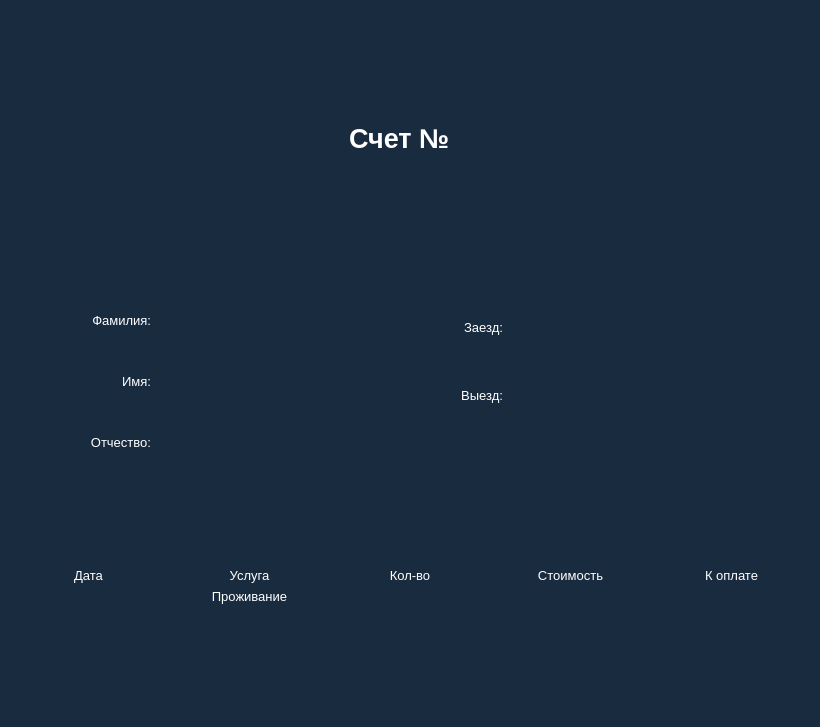
<?xml version="1.0" encoding="UTF-8"?>
<ui version="4.0">
 <class>bill</class>
 <widget class="QWidget" name="bill">
  <property name="geometry">
   <rect>
    <x>0</x>
    <y>0</y>
    <width>820</width>
    <height>727</height>
   </rect>
  </property>
  <property name="windowTitle">
   <string>Form</string>
  </property>
  <property name="styleSheet">
   <string notr="true">background-color: rgb(25,43,63)
</string>
  </property>
  <layout class="QVBoxLayout" name="verticalLayout_6">
   <item>
    <spacer name="verticalSpacer_2">
     <property name="orientation">
      <enum>Qt::Vertical</enum>
     </property>
     <property name="sizeHint" stdset="0">
      <size>
       <width>20</width>
       <height>40</height>
      </size>
     </property>
    </spacer>
   </item>
   <item>
    <layout class="QHBoxLayout" name="horizontalLayout">
     <item>
      <spacer name="horizontalSpacer">
       <property name="orientation">
        <enum>Qt::Horizontal</enum>
       </property>
       <property name="sizeHint" stdset="0">
        <size>
         <width>40</width>
         <height>20</height>
        </size>
       </property>
      </spacer>
     </item>
     <item>
      <widget class="QLabel" name="label_2">
       <property name="styleSheet">
        <string notr="true">font-size:20pt; font-weight:600; color:#ffffff</string>
       </property>
       <property name="text">
        <string>Счет №</string>
       </property>
      </widget>
     </item>
     <item>
      <widget class="QLabel" name="number">
       <property name="styleSheet">
        <string notr="true">font-size:20pt; font-weight:600; color:#ffffff</string>
       </property>
       <property name="text">
        <string/>
       </property>
      </widget>
     </item>
     <item>
      <spacer name="horizontalSpacer_2">
       <property name="orientation">
        <enum>Qt::Horizontal</enum>
       </property>
       <property name="sizeHint" stdset="0">
        <size>
         <width>40</width>
         <height>20</height>
        </size>
       </property>
      </spacer>
     </item>
    </layout>
   </item>
   <item>
    <spacer name="verticalSpacer_7">
     <property name="orientation">
      <enum>Qt::Vertical</enum>
     </property>
     <property name="sizeHint" stdset="0">
      <size>
       <width>20</width>
       <height>40</height>
      </size>
     </property>
    </spacer>
   </item>
   <item>
    <layout class="QHBoxLayout" name="horizontalLayout_2">
     <item>
      <spacer name="horizontalSpacer_3">
       <property name="orientation">
        <enum>Qt::Horizontal</enum>
       </property>
       <property name="sizeType">
        <enum>QSizePolicy::Fixed</enum>
       </property>
       <property name="sizeHint" stdset="0">
        <size>
         <width>40</width>
         <height>20</height>
        </size>
       </property>
      </spacer>
     </item>
     <item>
      <layout class="QGridLayout" name="gridLayout">
       <item row="3" column="0">
        <spacer name="verticalSpacer_9">
         <property name="orientation">
          <enum>Qt::Vertical</enum>
         </property>
         <property name="sizeHint" stdset="0">
          <size>
           <width>20</width>
           <height>40</height>
          </size>
         </property>
        </spacer>
       </item>
       <item row="6" column="1">
        <widget class="QLabel" name="middle_name">
         <property name="styleSheet">
          <string notr="true">font-size:10pt; font-weight:200; color:#ffffff</string>
         </property>
         <property name="text">
          <string/>
         </property>
        </widget>
       </item>
       <item row="0" column="0">
        <spacer name="verticalSpacer_8">
         <property name="orientation">
          <enum>Qt::Vertical</enum>
         </property>
         <property name="sizeHint" stdset="0">
          <size>
           <width>20</width>
           <height>40</height>
          </size>
         </property>
        </spacer>
       </item>
       <item row="5" column="0">
        <spacer name="verticalSpacer_10">
         <property name="orientation">
          <enum>Qt::Vertical</enum>
         </property>
         <property name="sizeHint" stdset="0">
          <size>
           <width>20</width>
           <height>40</height>
          </size>
         </property>
        </spacer>
       </item>
       <item row="6" column="0">
        <widget class="QLabel" name="label_8">
         <property name="maximumSize">
          <size>
           <width>100</width>
           <height>16777215</height>
          </size>
         </property>
         <property name="styleSheet">
          <string notr="true">font-size:10pt; font-weight:200; color:#ffffff</string>
         </property>
         <property name="text">
          <string>Отчество:</string>
         </property>
         <property name="alignment">
          <set>Qt::AlignRight|Qt::AlignTrailing|Qt::AlignVCenter</set>
         </property>
        </widget>
       </item>
       <item row="1" column="0">
        <widget class="QLabel" name="label_11">
         <property name="styleSheet">
          <string notr="true">font-size:10pt; font-weight:200; color:#ffffff</string>
         </property>
         <property name="text">
          <string>Фамилия:</string>
         </property>
         <property name="alignment">
          <set>Qt::AlignRight|Qt::AlignTrailing|Qt::AlignVCenter</set>
         </property>
        </widget>
       </item>
       <item row="4" column="0">
        <widget class="QLabel" name="label_4">
         <property name="styleSheet">
          <string notr="true">font-size:10pt; font-weight:200; color:#ffffff</string>
         </property>
         <property name="text">
          <string>Имя:</string>
         </property>
         <property name="alignment">
          <set>Qt::AlignRight|Qt::AlignTrailing|Qt::AlignVCenter</set>
         </property>
        </widget>
       </item>
       <item row="1" column="1">
        <widget class="QLabel" name="last_name">
         <property name="styleSheet">
          <string notr="true">font-size:10pt; font-weight:200; color:#ffffff</string>
         </property>
         <property name="text">
          <string/>
         </property>
        </widget>
       </item>
       <item row="4" column="1">
        <widget class="QLabel" name="first_name">
         <property name="styleSheet">
          <string notr="true">font-size:10pt; font-weight:200; color:#ffffff</string>
         </property>
         <property name="text">
          <string/>
         </property>
        </widget>
       </item>
      </layout>
     </item>
     <item>
      <layout class="QGridLayout" name="gridLayout_2">
       <item row="1" column="0">
        <widget class="QLabel" name="label_6">
         <property name="styleSheet">
          <string notr="true">font-size:10pt; font-weight:200; color:#ffffff</string>
         </property>
         <property name="text">
          <string>Заезд:</string>
         </property>
         <property name="alignment">
          <set>Qt::AlignRight|Qt::AlignTrailing|Qt::AlignVCenter</set>
         </property>
        </widget>
       </item>
       <item row="1" column="1">
        <widget class="QLabel" name="arrival">
         <property name="styleSheet">
          <string notr="true">font-size:10pt; font-weight:200; color:#ffffff</string>
         </property>
         <property name="text">
          <string/>
         </property>
        </widget>
       </item>
       <item row="4" column="0">
        <spacer name="verticalSpacer_4">
         <property name="orientation">
          <enum>Qt::Vertical</enum>
         </property>
         <property name="sizeHint" stdset="0">
          <size>
           <width>20</width>
           <height>40</height>
          </size>
         </property>
        </spacer>
       </item>
       <item row="3" column="0">
        <widget class="QLabel" name="label_7">
         <property name="maximumSize">
          <size>
           <width>90</width>
           <height>16777215</height>
          </size>
         </property>
         <property name="styleSheet">
          <string notr="true">font-size:10pt; font-weight:200; color:#ffffff</string>
         </property>
         <property name="text">
          <string>Выезд:</string>
         </property>
         <property name="alignment">
          <set>Qt::AlignRight|Qt::AlignTrailing|Qt::AlignVCenter</set>
         </property>
        </widget>
       </item>
       <item row="2" column="0">
        <spacer name="verticalSpacer_3">
         <property name="orientation">
          <enum>Qt::Vertical</enum>
         </property>
         <property name="sizeHint" stdset="0">
          <size>
           <width>20</width>
           <height>40</height>
          </size>
         </property>
        </spacer>
       </item>
       <item row="3" column="1">
        <widget class="QLabel" name="departure">
         <property name="styleSheet">
          <string notr="true">font-size:10pt; font-weight:200; color:#ffffff</string>
         </property>
         <property name="text">
          <string/>
         </property>
        </widget>
       </item>
       <item row="0" column="0">
        <spacer name="verticalSpacer">
         <property name="orientation">
          <enum>Qt::Vertical</enum>
         </property>
         <property name="sizeHint" stdset="0">
          <size>
           <width>20</width>
           <height>40</height>
          </size>
         </property>
        </spacer>
       </item>
      </layout>
     </item>
     <item>
      <spacer name="horizontalSpacer_4">
       <property name="orientation">
        <enum>Qt::Horizontal</enum>
       </property>
       <property name="sizeType">
        <enum>QSizePolicy::Fixed</enum>
       </property>
       <property name="sizeHint" stdset="0">
        <size>
         <width>40</width>
         <height>20</height>
        </size>
       </property>
      </spacer>
     </item>
    </layout>
   </item>
   <item>
    <spacer name="verticalSpacer_5">
     <property name="orientation">
      <enum>Qt::Vertical</enum>
     </property>
     <property name="sizeHint" stdset="0">
      <size>
       <width>20</width>
       <height>40</height>
      </size>
     </property>
    </spacer>
   </item>
   <item>
    <layout class="QHBoxLayout" name="horizontalLayout_6">
     <item>
      <layout class="QVBoxLayout" name="verticalLayout">
       <item>
        <widget class="QLabel" name="label_13">
         <property name="styleSheet">
          <string notr="true">font-size:10pt; font-weight:200; color:#ffffff</string>
         </property>
         <property name="text">
          <string>Дата</string>
         </property>
         <property name="alignment">
          <set>Qt::AlignCenter</set>
         </property>
        </widget>
       </item>
       <item>
        <widget class="QLabel" name="date">
         <property name="styleSheet">
          <string notr="true">font-size:10pt; font-weight:200; color:#ffffff</string>
         </property>
         <property name="text">
          <string/>
         </property>
         <property name="alignment">
          <set>Qt::AlignCenter</set>
         </property>
        </widget>
       </item>
      </layout>
     </item>
     <item>
      <layout class="QVBoxLayout" name="verticalLayout_2">
       <item>
        <widget class="QLabel" name="label_14">
         <property name="styleSheet">
          <string notr="true">font-size:10pt; font-weight:200; color:#ffffff</string>
         </property>
         <property name="text">
          <string>Услуга</string>
         </property>
         <property name="alignment">
          <set>Qt::AlignCenter</set>
         </property>
        </widget>
       </item>
       <item>
        <widget class="QLabel" name="label_19">
         <property name="styleSheet">
          <string notr="true">font-size:10pt; font-weight:200; color:#ffffff</string>
         </property>
         <property name="text">
          <string>Проживание</string>
         </property>
         <property name="alignment">
          <set>Qt::AlignCenter</set>
         </property>
        </widget>
       </item>
      </layout>
     </item>
     <item>
      <layout class="QVBoxLayout" name="verticalLayout_3">
       <item>
        <widget class="QLabel" name="label_15">
         <property name="styleSheet">
          <string notr="true">font-size:10pt; font-weight:200; color:#ffffff</string>
         </property>
         <property name="text">
          <string>Кол-во</string>
         </property>
         <property name="alignment">
          <set>Qt::AlignCenter</set>
         </property>
        </widget>
       </item>
       <item>
        <widget class="QLabel" name="duration">
         <property name="styleSheet">
          <string notr="true">font-size:10pt; font-weight:200; color:#ffffff</string>
         </property>
         <property name="text">
          <string/>
         </property>
         <property name="alignment">
          <set>Qt::AlignCenter</set>
         </property>
        </widget>
       </item>
      </layout>
     </item>
     <item>
      <layout class="QVBoxLayout" name="verticalLayout_4">
       <item>
        <widget class="QLabel" name="label_16">
         <property name="styleSheet">
          <string notr="true">font-size:10pt; font-weight:200; color:#ffffff</string>
         </property>
         <property name="text">
          <string>Стоимость</string>
         </property>
         <property name="alignment">
          <set>Qt::AlignCenter</set>
         </property>
        </widget>
       </item>
       <item>
        <widget class="QLabel" name="cost">
         <property name="styleSheet">
          <string notr="true">font-size:10pt; font-weight:200; color:#ffffff</string>
         </property>
         <property name="text">
          <string/>
         </property>
         <property name="alignment">
          <set>Qt::AlignCenter</set>
         </property>
        </widget>
       </item>
      </layout>
     </item>
     <item>
      <layout class="QVBoxLayout" name="verticalLayout_5">
       <item>
        <widget class="QLabel" name="label_17">
         <property name="styleSheet">
          <string notr="true">font-size:10pt; font-weight:200; color:#ffffff</string>
         </property>
         <property name="text">
          <string>К оплате</string>
         </property>
         <property name="alignment">
          <set>Qt::AlignCenter</set>
         </property>
        </widget>
       </item>
       <item>
        <widget class="QLabel" name="total">
         <property name="styleSheet">
          <string notr="true">font-size:10pt; font-weight:200; color:#ffffff</string>
         </property>
         <property name="text">
          <string/>
         </property>
         <property name="alignment">
          <set>Qt::AlignCenter</set>
         </property>
        </widget>
       </item>
      </layout>
     </item>
    </layout>
   </item>
   <item>
    <spacer name="verticalSpacer_6">
     <property name="orientation">
      <enum>Qt::Vertical</enum>
     </property>
     <property name="sizeHint" stdset="0">
      <size>
       <width>20</width>
       <height>40</height>
      </size>
     </property>
    </spacer>
   </item>
  </layout>
 </widget>
 <resources/>
 <connections/>
</ui>
